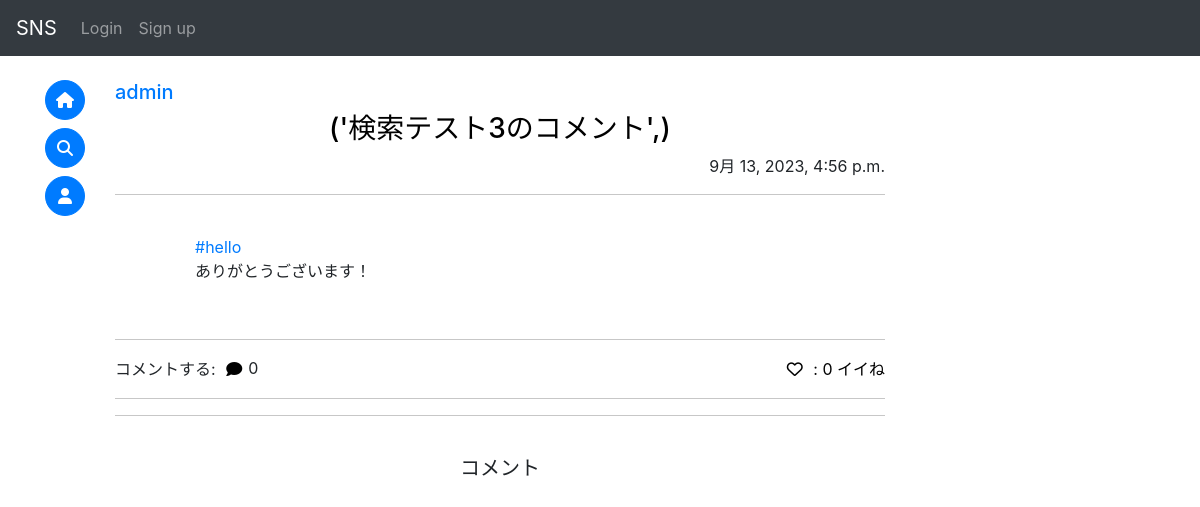
The app's page /sns/post/a817144c-1276-488e-b326-e7566f12c362/ with its own data.
### sns/models.py (models this page shows, shortened)
class Post(models.Model):
    id = models.UUIDField(primary_key=True, default=uuid.uuid4, editable=False)
    title = models.CharField(max_length=50, null=True)
    detail = models.TextField(max_length=255)
    author = models.ForeignKey(
        get_user_model(),
        on_delete=models.CASCADE,
        related_name="author"
    )
    created_at = models.DateTimeField(auto_now_add=True)
    good_num = models.IntegerField(default=0)
    mode = models.IntegerField(default=0)#0:通常の投稿 1:コメント
    parent_post = models.ForeignKey(
        "Post",
        on_delete=models.CASCADE,
        null=True,
        blank=True,
    )
    mention = models.ManyToManyField(
        get_user_model(),
        related_name="mention",
        blank=True
    )

### accounts/models.py (models this page shows, shortened)
class CustomUser(AbstractBaseUser, PermissionsMixin):
    id = models.UUIDField(primary_key=True, default=uuid.uuid4, editable=False)
    email = models.EmailField(_("email address"), unique=True, null=True)
    is_staff = models.BooleanField(
        _("staff status"),
        default=False,
        help_text=_("Designates whether the user can log into this admin site."),
    )
    username = models.CharField(_("username"), max_length=50)
    usertag = models.CharField(_("usertag"), max_length=16, unique=True, null=True)
    created_at = models.DateTimeField(auto_now_add=True)
    objects = CustomUserManager()
    EMAIL_FIELD = "email"
    USERNAME_FIELD = "email"
    REQUIRED_FIELDS = ["username", "usertag"]
    class Meta:
        verbose_name = _("user")
        verbose_name_plural = _("users")
    def __str__(self):
        return self.username

### sns/views.py (the view, shortened to what this page needs)
# urls.py: path("post/<str:pk>/", views.DetailView.as_view(), name="post"),
class DetailView(generic.DetailView):
    model = Post
    def get_context_data(self, *args, **kwargs: Any):
        context = super().get_context_data(*args, **kwargs)
        post = context.get("object")
        comments = Post.objects.filter(parent_post=post, mode=1)
        context["comments"] = comments
        comment_num = {}#その投稿に対するコメント数
        top_comment = {}#その当行に対するコメント
        lib.comment_num_count(post, comment_num)
        for c in comments:
            try:
                top_comment[c.id] = c.post_set.all()
            except Exception:
                top_comment[c.id] = []
        context["comment_num"] = comment_num
        context["top_comment"] = top_comment
        context["this_comment_num"] = post.post_set.all().count()
        if self.request.user.is_anonymous:
            return context

### mysns/lib.py (called while the page is built)
def comment_num_count(now, com_num, count=0):
    ans = 0
    for n in now.post_set.all():
        ans += comment_num_count(n, com_num, count)
    com_num[now.id] = ans
    return ans + 1

### sns/templatetags/custom_filter.py (called while the page is built, shortened)
@register.filter
def get_value(d, k):
    if k in d:
        return d[k]
    return None

@register.filter
def mention(post):
    detail = post.detail
    users = set(get_user_model().objects.all())
    usertags = {}
    for u in users:
        usertags[u.usertag] = u.id
    res = ""
    detail = escape(detail)
    i = 0
    last_i = 0
    res = ""
    while i < len(detail) - 1:
        if detail[i] == "#":
            for j in range(i+1, i+17):
                if(j >= len(detail) or detail[j] == "#" or detail[j] == "\r" or detail[j] == "\n" or detail[j] == " " or detail[j] == "@"):
                    break
            else:
                j += 1
            tag = detail[i+1:j]
            res += detail[last_i:i]
            res += "<a href='{}'>".format(reverse("sns:serch_tag", kwargs=dict(tag=tag)))
            res += "#" + tag
            res += "</a>"
            i = j - 1
            last_i = j
        i += 1
    res += detail[last_i:]
    return mark_safe(res)

### sns/templates/sns/post_detail.html (shortened to what this page needs)
{% extends 'base.html' %}
{% block content %}
{% load custom_filter %}
    <div>
        {% if is_block %}
            <br>
            <br>
            <h1 style="color:red; text-align:center;">ブロック中のユーザーの投稿<h1>
        {% elif is_blocked %}
            <br>
            <br>
            <h4 style="text-align:center;">この投稿をしたユーザーは投稿の公開を制限しています<h4>
        {% else %}
            <div>
                <h5>
                    <a href='{% url "accounts:user" post.author.id %}' style="text-align:left">
                        {{ post.author }}
                    </a>
                </h5>
                <div>
                    <h3 style="text-align:center">
                        {% if post.mode == 1 %}
                            <a href="{% url 'sns:post' post.parent_post.id %}" class="notlink">
                                {{ post.title }}
                            </a>
                        {% else %}
                            {{ post.title }}
                        {% endif %}
                    </h3>
                    <div style="text-align:right">
                        {{ post.created_at }}
                    </div>
                    <hr width="100%" color="#ddd">
                    <br>
                    <div style="padding-left:5rem;">
                        {{ post | mention | linebreaks }}
                    </div>
                    <br>
                    <hr width="100%" color="#ddd">
                </div>
                <p style="float:left">
                    コメントする:
                    <button id="open_comment" class="good">
                        <i class="fa-solid fa-comment"></i>
                    </button>
                    <div id="comment_num" style="float:left">
                        {{ comment_num|get_value:post.id }}
                    </div>
                </p>
                <p style="text-align:right;">
                    {% if request.user.is_anonymous %}
                        <button onClick="location.href='{% url 'sns:good' post.id 0 %}'" class="good">
                            <i class="fa-regular fa-heart"></i>
                        </button>
                    {% endif %}
                    <a href="{% url 'sns:good_user' post.id %}" class="notlink">
                    : <span class="num">{{ post.good_num }}</span> イイね
                    </a>
                </p>
                <hr widht="100%" color="#ddd">
                <hr widht="100%" color="#ddd" height="4px">
                <br>
                <h5 style="text-align:center">コメント</h5>
                <br>
            </div>
        {% endif %}
    </div>
{% endblock %}

### static/css/card.css (style rules this page uses)
.good, .good:focus, .good:hover { border: none; outline: none; background: none; display: inline; }
.notlink { text-decoration:none !important; color:black !important; }

### templates/base.html (style rules this page uses)
body { padding-top : 80px }

### sns/templates/sns/post_detail.html (style rules this page uses)
.notlink { text-decoration:none !important; color:black !important; }

### records on screen
Post: author "admin", title "('検索テスト3のコメント',)", created_at "9月 13, 2023, 4:56 p.m.", detail.usertag "#hello ありがとうございます！", id "0", good_num "0"
